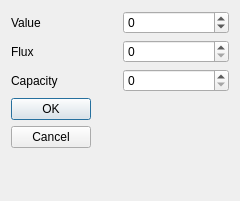
<?xml version="1.0" encoding="UTF-8"?>
<ui version="4.0">
 <class>ArcPropertie</class>
 <widget class="QDialog" name="ArcPropertie">
  <property name="geometry">
   <rect>
    <x>0</x>
    <y>0</y>
    <width>240</width>
    <height>201</height>
   </rect>
  </property>
  <property name="windowTitle">
   <string>Dialog</string>
  </property>
  <layout class="QVBoxLayout" name="verticalLayout">
   <item>
    <layout class="QHBoxLayout" name="horizontalLayout">
     <item>
      <widget class="QLabel" name="label">
       <property name="text">
        <string>Value</string>
       </property>
       <property name="margin">
        <number>10</number>
       </property>
      </widget>
     </item>
     <item>
      <widget class="QSpinBox" name="value">
       <property name="minimum">
        <number>-888</number>
       </property>
       <property name="maximum">
        <number>888</number>
       </property>
      </widget>
     </item>
    </layout>
   </item>
   <item>
    <layout class="QHBoxLayout" name="horizontalLayout_3">
     <item>
      <widget class="QLabel" name="label_3">
       <property name="text">
        <string>Flux</string>
       </property>
       <property name="margin">
        <number>10</number>
       </property>
      </widget>
     </item>
     <item>
      <widget class="QSpinBox" name="flux"/>
     </item>
    </layout>
   </item>
   <item>
    <layout class="QHBoxLayout" name="horizontalLayout_2">
     <item>
      <widget class="QLabel" name="label_2">
       <property name="text">
        <string>Capacity</string>
       </property>
       <property name="margin">
        <number>10</number>
       </property>
      </widget>
     </item>
     <item>
      <widget class="QSpinBox" name="capacity"/>
     </item>
    </layout>
   </item>
   <item>
    <widget class="QDialogButtonBox" name="buttonBox">
     <property name="orientation">
      <enum>Qt::Vertical</enum>
     </property>
     <property name="standardButtons">
      <set>QDialogButtonBox::Cancel|QDialogButtonBox::Ok</set>
     </property>
    </widget>
   </item>
  </layout>
 </widget>
 <resources/>
 <connections>
  <connection>
   <sender>buttonBox</sender>
   <signal>accepted()</signal>
   <receiver>ArcPropertie</receiver>
   <slot>accept()</slot>
   <hints>
    <hint type="sourcelabel">
     <x>248</x>
     <y>254</y>
    </hint>
    <hint type="destinationlabel">
     <x>157</x>
     <y>274</y>
    </hint>
   </hints>
  </connection>
  <connection>
   <sender>buttonBox</sender>
   <signal>rejected()</signal>
   <receiver>ArcPropertie</receiver>
   <slot>reject()</slot>
   <hints>
    <hint type="sourcelabel">
     <x>316</x>
     <y>260</y>
    </hint>
    <hint type="destinationlabel">
     <x>286</x>
     <y>274</y>
    </hint>
   </hints>
  </connection>
 </connections>
</ui>
